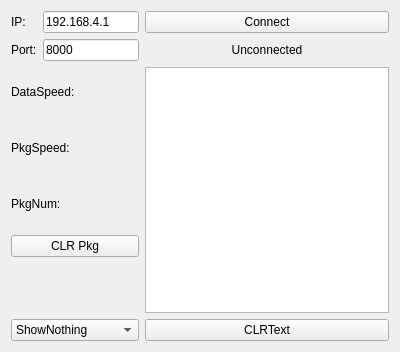
<?xml version="1.0" encoding="UTF-8"?>
<ui version="4.0">
 <class>TCPWidget</class>
 <widget class="QWidget" name="TCPWidget">
  <property name="geometry">
   <rect>
    <x>0</x>
    <y>0</y>
    <width>400</width>
    <height>352</height>
   </rect>
  </property>
  <property name="windowTitle">
   <string>TCPWidget</string>
  </property>
  <layout class="QGridLayout" name="gridLayout">
   <item row="3" column="0" colspan="2">
    <widget class="QLabel" name="labelPkgSpeed">
     <property name="text">
      <string>PkgSpeed:</string>
     </property>
     <property name="alignment">
      <set>Qt::AlignLeading|Qt::AlignLeft|Qt::AlignVCenter</set>
     </property>
    </widget>
   </item>
   <item row="4" column="0" colspan="2">
    <widget class="QLabel" name="labelPkgNum">
     <property name="text">
      <string>PkgNum:</string>
     </property>
    </widget>
   </item>
   <item row="5" column="0" colspan="2">
    <widget class="QPushButton" name="pushButtonCLRPkg">
     <property name="text">
      <string>CLR Pkg</string>
     </property>
    </widget>
   </item>
   <item row="1" column="1">
    <widget class="QLineEdit" name="lineEditPort">
     <property name="text">
      <string>8000</string>
     </property>
    </widget>
   </item>
   <item row="2" column="0" colspan="2">
    <widget class="QLabel" name="labelDataSpeed">
     <property name="text">
      <string>DataSpeed:</string>
     </property>
     <property name="alignment">
      <set>Qt::AlignLeading|Qt::AlignLeft|Qt::AlignVCenter</set>
     </property>
    </widget>
   </item>
   <item row="2" column="2" rowspan="5">
    <widget class="QTextEdit" name="textEdit"/>
   </item>
   <item row="0" column="0">
    <widget class="QLabel" name="labelIP">
     <property name="text">
      <string>IP:</string>
     </property>
    </widget>
   </item>
   <item row="0" column="1">
    <widget class="QLineEdit" name="lineEditIP">
     <property name="text">
      <string>192.168.4.1</string>
     </property>
    </widget>
   </item>
   <item row="0" column="2">
    <widget class="QPushButton" name="pushButtonConnect">
     <property name="text">
      <string>Connect</string>
     </property>
    </widget>
   </item>
   <item row="1" column="2">
    <widget class="QLabel" name="labelState">
     <property name="text">
      <string>Unconnected</string>
     </property>
     <property name="alignment">
      <set>Qt::AlignCenter</set>
     </property>
    </widget>
   </item>
   <item row="1" column="0">
    <widget class="QLabel" name="labelPort">
     <property name="text">
      <string>Port:</string>
     </property>
    </widget>
   </item>
   <item row="7" column="2">
    <widget class="QPushButton" name="pushButtonCLRText">
     <property name="text">
      <string>CLRText</string>
     </property>
    </widget>
   </item>
   <item row="7" column="0" colspan="2">
    <widget class="QComboBox" name="comboBoxShow">
     <item>
      <property name="text">
       <string>ShowNothing</string>
      </property>
     </item>
     <item>
      <property name="text">
       <string>ShowPkgInfo</string>
      </property>
     </item>
     <item>
      <property name="text">
       <string>ShowPkgContent</string>
      </property>
     </item>
    </widget>
   </item>
  </layout>
 </widget>
 <layoutdefault spacing="6" margin="11"/>
 <resources/>
 <connections/>
</ui>
